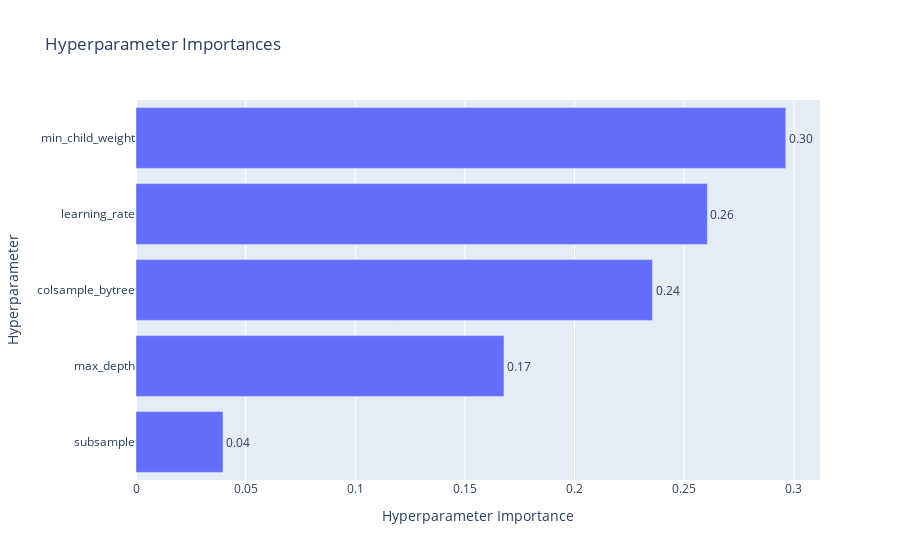

The code cell stored with this chart in its notebook:
### Code cell
optuna.visualization.plot_param_importances(study)

### Figure 1 — Plotly figure (JSON) as saved in the notebook; plotly's stock layout.template omitted (floating-point values rounded to 4 significant figures)
{"data": [{"cliponaxis": false, "hovertemplate": ["subsample (FloatDistribution): 0.0396761331821836<extra></extra>", "max_depth (IntDistribution): 0.16780965482229354<extra></extra>", "colsample_bytree (FloatDistribution): 0.23556586847491867<extra></extra>", "learning_rate (FloatDistribution): 0.26059854121838155<extra></extra>", "min_child_weight (IntDistribution): 0.2963498023022228<extra></extra>"], "name": "Objective Value", "orientation": "h", "text": ["0.04", "0.17", "0.24", "0.26", "0.30"], "textposition": "outside", "type": "bar", "x": [0.03968, 0.1678, 0.2356, 0.2606, 0.2963], "y": ["subsample", "max_depth", "colsample_bytree", "learning_rate", "min_child_weight"]}], "layout": {"title": {"text": "Hyperparameter Importances"}, "xaxis": {"title": {"text": "Hyperparameter Importance"}}, "yaxis": {"title": {"text": "Hyperparameter"}}}}
